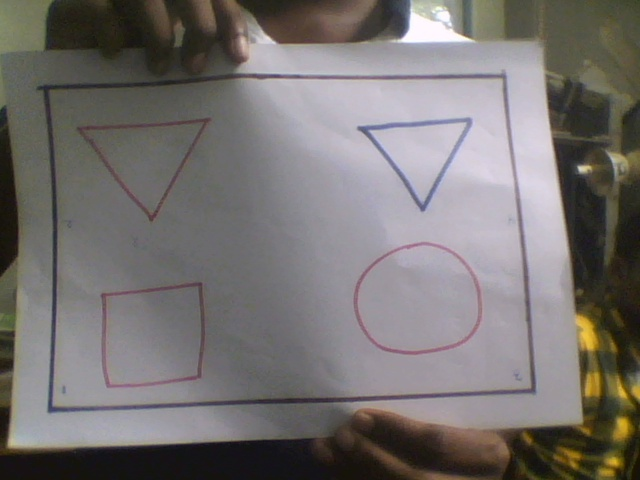
#> input picture cap_image.jpg, 640 x 480 px
$ python -i wrap_image.py   (imports and definitions only)   (older library calls are emulated)
#> lines starting #> are read from the running program, lines starting #| are printed output that depends on the picture; after the words box and inside, x2 and y2 are one past the last pixel; in counts of white or black regions, pixels touching at a corner belong together
#> further down, picture is the input picture: shape (480, 640, 3); mean B, G, R 112.6, 114.2, 118.5
import cv2
import numpy as np

def rectify(h):
	h = h.reshape((4,2))
	hnew = np.zeros((4,2),dtype = np.float32)
	add = h.sum(1)
	hnew[0] = h[np.argmin(add)]
	hnew[2] = h[np.argmax(add)]
	diff = np.diff(h,axis = 1)
	hnew[1] = h[np.argmin(diff)]
	hnew[3] = h[np.argmin(diff)]
	return hnew

def wrap_image(img):

	gray = cv2.cvtColor(img,cv2.COLOR_BGR2GRAY)
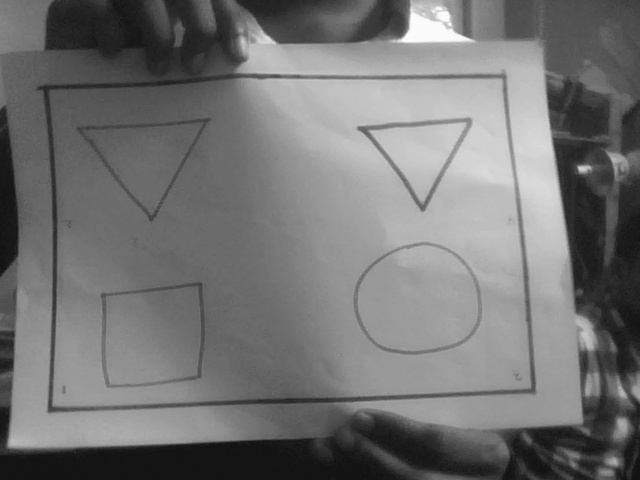
#> gray: shape (480, 640); min 15, max 253, mean 115.3

	#  noise removal and thresholding
	gray = cv2.GaussianBlur(gray,(5,5),0)
	thresh = cv2.adaptiveThreshold(gray,255,1,1,11,2)
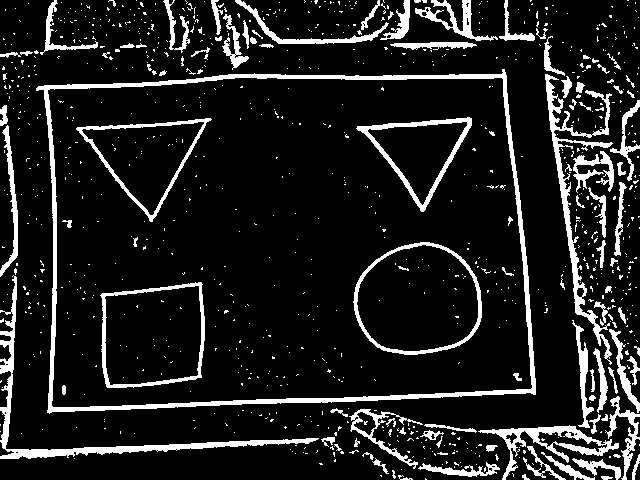
#> thresh: shape (480, 640); 12.1% white; 961 white regions (856 under 20 px)

	# find the contours
	_, contous, hierarchy = cv2.findContours(thresh,cv2.RETR_TREE, cv2.CHAIN_APPROX_SIMPLE)
#> contous = 1030 contours, 954 with area under 20; largest, box (x1, y1, x2, y2) and area: (36, 69, 536, 414) 153292, (47, 77, 533, 408) 147848, (353, 242, 482, 355) 11336, (356, 244, 479, 352) 10294, (100, 282, 205, 388) 9545

	biggest = None
	max_area = 0
	for i in contous:
		area = cv2.contourArea(i)
		if area > 100:
			peri = cv2.arcLength(i,True)
			approx = cv2.approxPolyDP(i,0.02*peri,True)
			if area > max_area and len(approx)==4:
				biggest = approx
				max_area = area
#> this loop made 1030 passes
#> (area, peri, biggest, max_area) on passes 39, 245, 430: (216.5, 142.1, [[541, 452], [574, 479], [577, 476], [594, 479]], 216.5), (2409.5, 1255.5, [[12, 276], [0, 458], [318, 438], [6, 449]], 2409.5), (153291.5, 1669.6, [[504, 69], [38, 86], [47, 412], [535, 394]], 153291.5)
#> (area, peri, approx) on passes 364, 431, 520, 521, 671, 672: (572.5, 346.2, [[7, 125], [14, 248], [0, 276], [17, 255]]), (147848, 1603.1, [[47, 90], [501, 77], [532, 387], [53, 407]]), (9545, 406.9, [[201, 282], [100, 295], [107, 387], [201, 377]]), (8554.5, 377.6, [[198, 285], [198, 374], [110, 385], [104, 297]]), (6559, 398.8, [[211, 119], [76, 129], [152, 221]]), (5626.5, 363.7, [[204, 122], [152, 215], [81, 130]])
#> after the loop, max_area = 153291.5
	x1 = biggest[0]
#> x1 = [[504, 69]]
	x2 = biggest[1]
#> x2 = [[38, 86]]
	x3 = biggest[2]
#> x3 = [[47, 412]]
	x4 = biggest[3]
#> x4 = [[535, 394]]

	w = np.float32([x1,x4,x2,x3])
#> w = [[504, 69], [535, 394], [38, 86], [47, 412]]

	h = np.float32([[0,0],[img.shape[1],0],[0,img.shape[0]],[img.shape[1],img.shape[0]]])
#> h = [[0, 0], [640, 0], [0, 480], [640, 480]]

	retval = cv2.getPerspectiveTransform(w,h)
#> retval = [[0.0759, 2.08, -181.8], [-1.04, 0.0992, 517.1], [4.1e-06, 0.000147, 1]]
	warp = cv2.warpPerspective(img,retval,(img.shape[1],img.shape[0]))
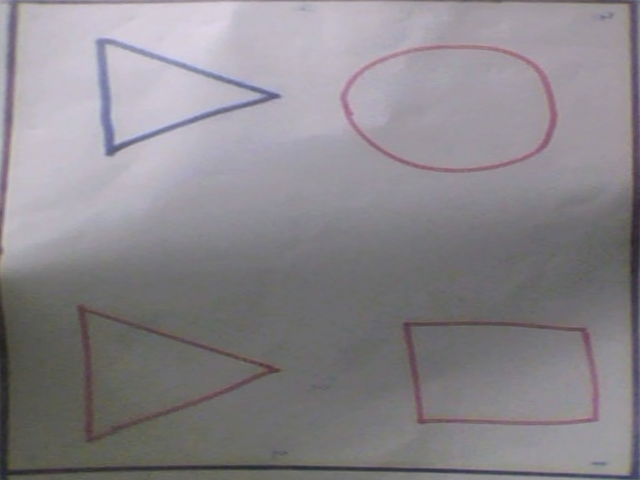
#> warp: shape (480, 640, 3); mean B, G, R 139.4, 134.6, 138.3

	return warp

>>> import cv2
>>> picture = cv2.imread('cap_image.jpg')
>>> result = wrap_image(picture)
